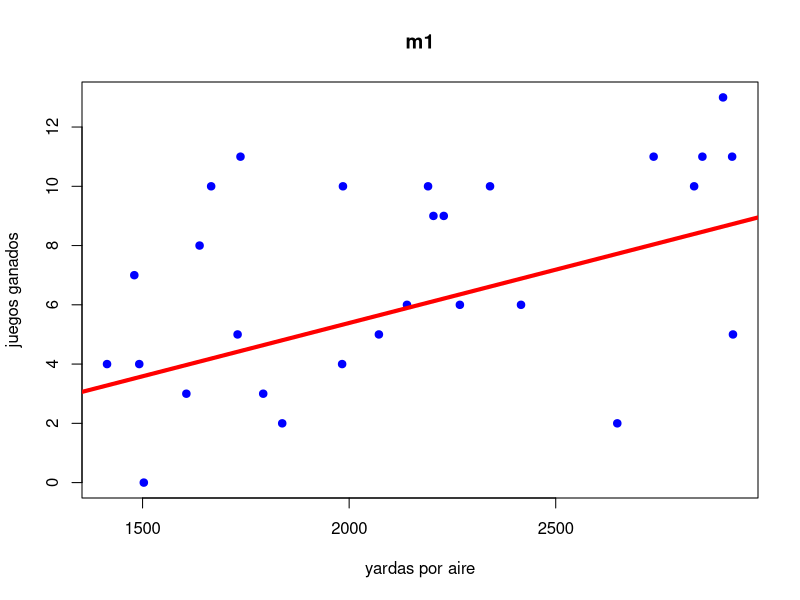
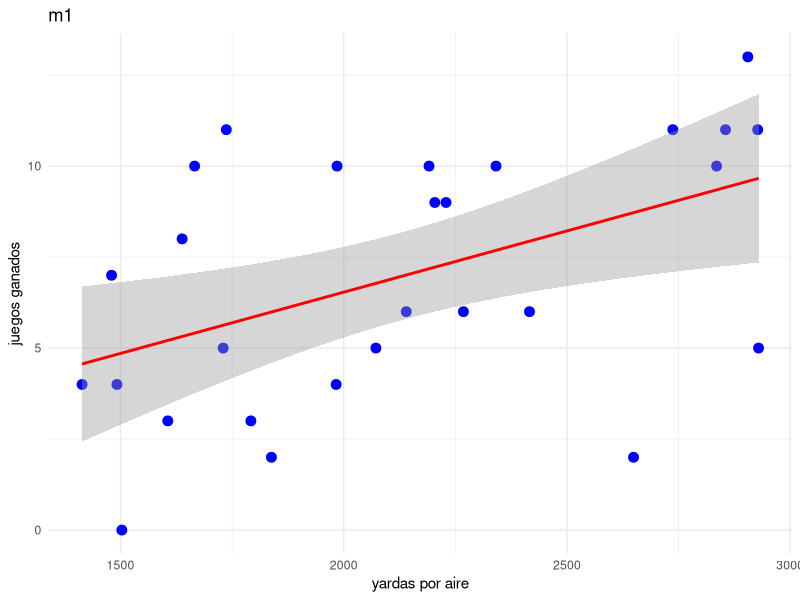
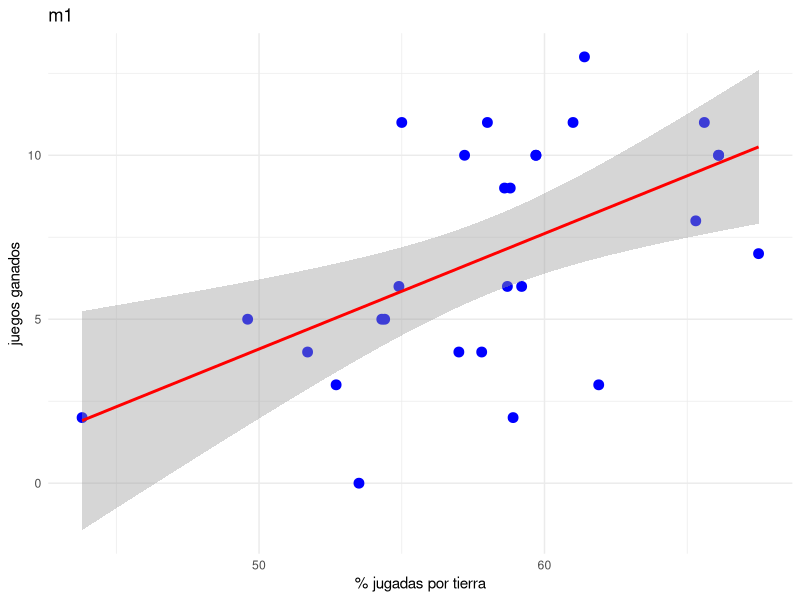
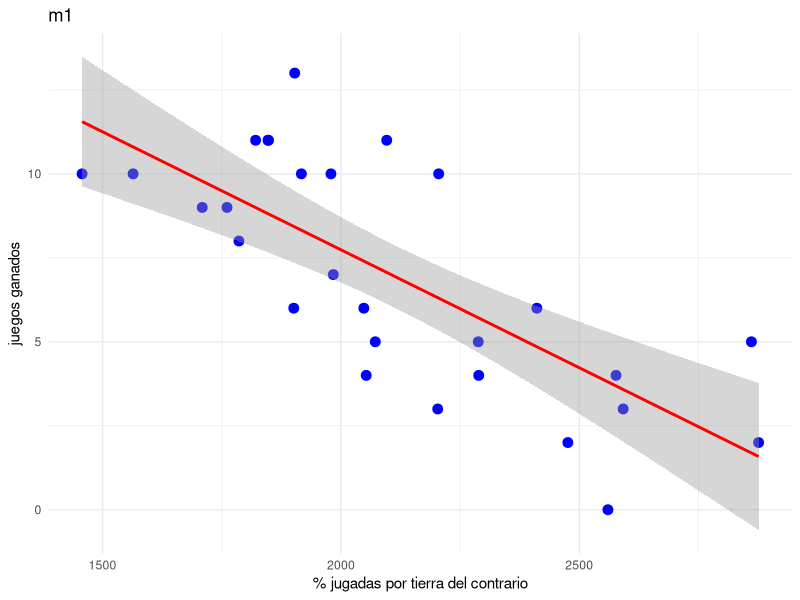

Here is the R script that generated these plots, in order:
#setwd('5nto/multivar_statistics/homework/Tarea1_RegresionLinealMultiple/')
datos = read.csv('../../data/Liga_nacional_de_futbol.csv')

m1 = lm('y ~ x2 + x7 + x8', datos)
m1

plot(datos$x2, datos$y,
     main = "m1",
     xlab = "yardas por aire",
     ylab = "juegos ganados",
     pch = 19, col = "blue")
abline(m1, col = "red", lwd = 4)

library(ggplot2)

ggplot(datos, aes(x = x2, y = y)) +
  geom_point(color = "blue", size = 3) +
  geom_smooth(method = "lm", se = TRUE, color = "red") +
  labs(
    title = "m1",
    x = "yardas por aire",
    y = "juegos ganados"
  ) +
  theme_minimal()

ggplot(datos, aes(x = x7, y = y)) +
  geom_point(color = "blue", size = 3) +
  geom_smooth(method = "lm", se = TRUE, color = "red") +
  labs(
    title = "m1",
    x = "% jugadas por tierra",
    y = "juegos ganados"
  ) +
  theme_minimal()

ggplot(datos, aes(x = x8, y = y)) +
  geom_point(color = "blue", size = 3) +
  geom_smooth(method = "lm", se = TRUE, color = "red") +
  labs(
    title = "m1",
    x = "% jugadas por tierra del contrario",
    y = "juegos ganados"
  ) +
  theme_minimal()

summary(m1)
# el valor de x7 parece aportar poco al modelo, pero sigue siendo 
# suficientemente significante con un p-value de 0.037815, en el t-test
anova(m1)


